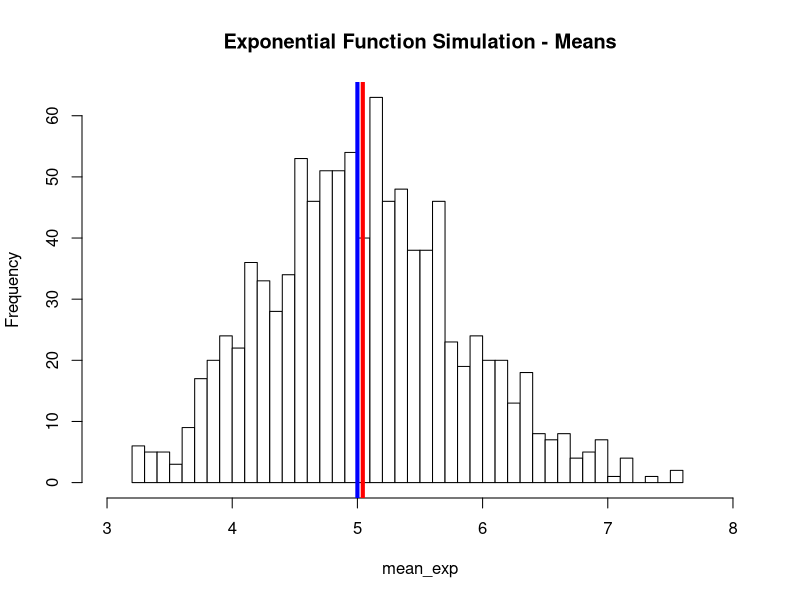
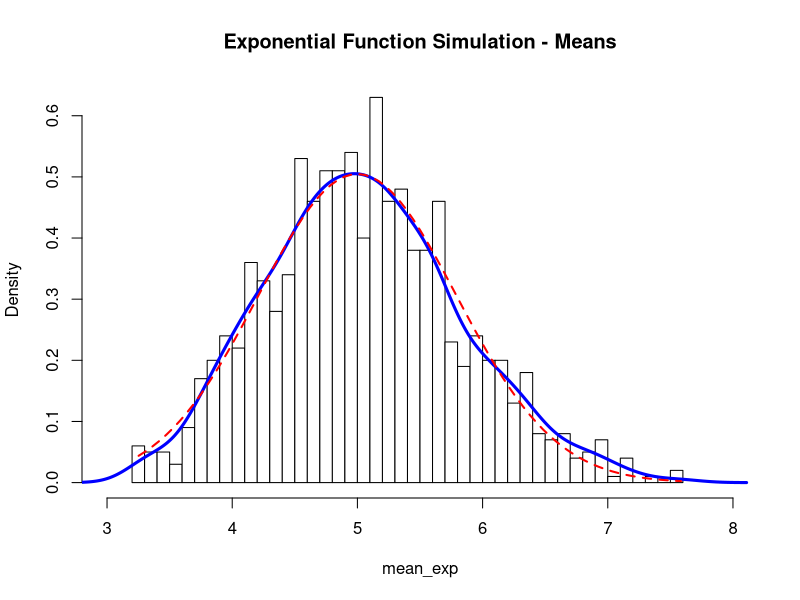
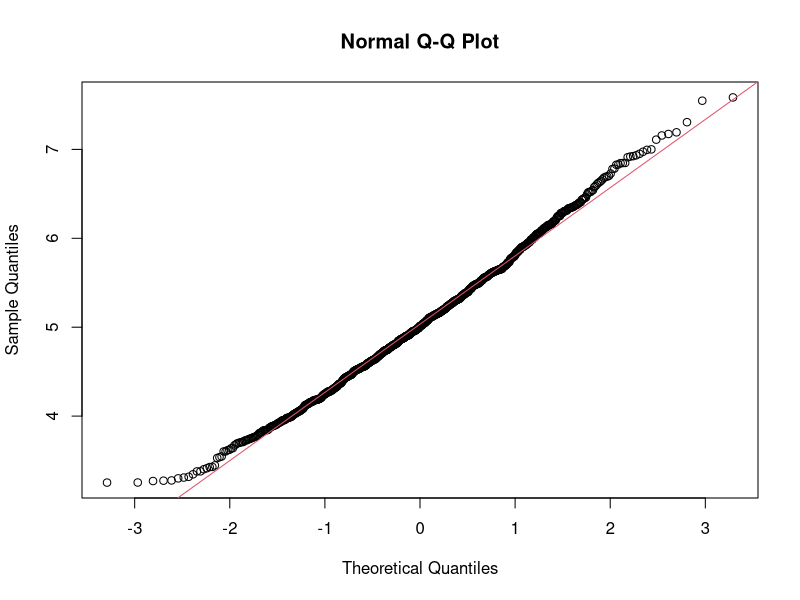

These charts were generated, in order, by the following R code:


set.seed(5) # setting seed value
lambda <- 0.2 # lambda value specified
nos <- 40 # number of samples
sim <- 1000 # no. of simulations specified

# Q1 - Show the sample mean and compare it to the theoretical mean of the distribution

sim_exp <- replicate(sim,rexp(nos,lambda)) # running simulations

mean_exp <- apply(sim_exp,2,mean) # calculating mean for each sample

s_mean <- mean(mean_exp) # calculated mean from the sample
s_mean
t_mean <- 1/lambda # calculated theoretical mean
t_mean

hist(mean_exp, col="white", main = "Exponential Function Simulation - Means",breaks=40, xlim = c(3,8)) # plotting histogram for means
abline(v=s_mean, lwd = "4", col = "red")
abline(v=t_mean, lwd = "4", col = "blue")

# Result for Q1 - We can clearly see from above results & plot, that sample mean and theoretical mean are very close to each other.

# Q2 - Show how variable the sample is (via variance) and compare it to the theoretical variance of the distribution

s_var <- var(mean_exp) # calculating sample variance
s_var
t_var <- ((1/lambda)/sqrt(nos))^2 # calculating theoretical variance
t_var

# Result for Q2 - We can clearly see from above results, that sample variance and theoretical variance are very close to each other.

# Q3 - Show that the distribution is approximately normal

hist(mean_exp, prob=TRUE,col="white", main = "Exponential Function Simulation - Means",breaks=40, xlim = c(3,8)) # plotting histogram for means
lines(density(mean_exp),lwd=3,col="blue") # plotting the distribution curve
# plotting the normal distribution curve
a <- seq(min(mean_exp), max(mean_exp), length=2*nos)
b <- dnorm(a, mean=1/lambda, sd=sqrt(((1/lambda)/sqrt(nos))^2))
lines(a, b, pch=22, col="red", lwd=2, lty = 2)

# comparing the quantile plots

qqnorm(mean_exp)
qqline(mean_exp, col = 2)

# Result for Q3 - From the above two plots, we can safely conclude that the distribution of mean of 40 exponentials is very close to normal distribution.